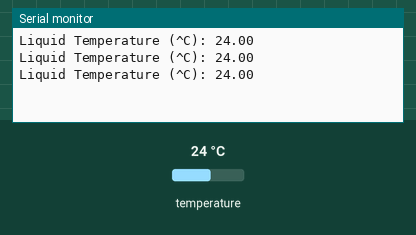
Simulated run of this sketch. Board: Arduino Uno, built with avr-gcc and run on an emulated ATmega328P. On the bench: the last lines printed to the serial monitor. Inputs (shaded band) come from the test bench; at power-on: temperature 24 °C.

Above: at 2.3 s.
2.4 s: temperature set to 12 °C
At 3.7 s:
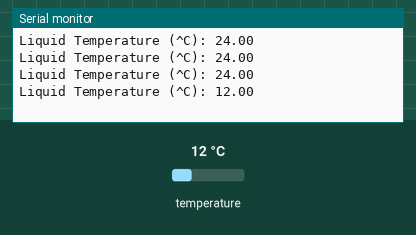
3.9 s: temperature set to 19 °C
At 3.9 s:
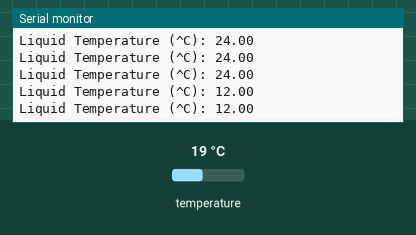
Timing chart, 0 to 6.9 s (numbered marks = the images above; inputs shaded):
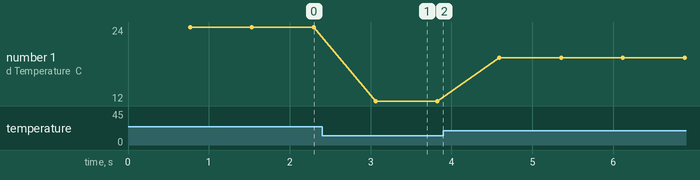

The sketch:

LiquidTemp_Test.ino
```cpp
#include <OneWire.h>
#include <DallasTemperature.h>
#define ONE_WIRE_BUS 5
OneWire oneWire(ONE_WIRE_BUS);
DallasTemperature sensors(&oneWire);
void setup() {
  Serial.begin(9600);
  sensors.begin();
  pinMode(ONE_WIRE_BUS, INPUT);
}
void loop() {
  //print the liquid temperature
  sensors.requestTemperatures();
  Serial.print("Liquid Temperature (^C): ");
  float probe=sensors.getTempCByIndex(0);
  Serial.print(probe);
  Serial.println(" ");
}
```

Measured:
- after the input at 2.4 s, the serial monitor: prints a new line after 0.66 s (image 1)
- plotted number 1: 24 → 12 after the input at 2.4 s, 12 → 19 after the input at 3.9 s
